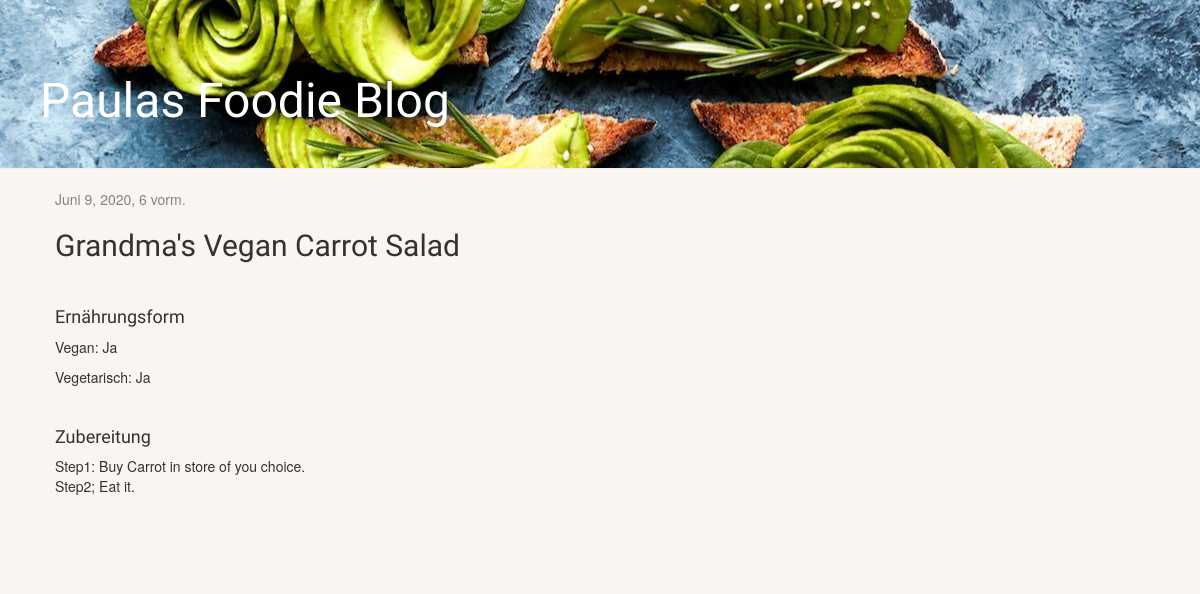
The app's page /recipe/2/ with its own data.
### blog/models.py (models this page shows, shortened)
class Recipe(models.Model):
    author = models.ForeignKey(
        settings.AUTH_USER_MODEL, on_delete=models.CASCADE)
    title = models.CharField(max_length=200)
    is_vegan = models.BooleanField("Vegan", default=False)
    is_veggie = models.BooleanField("Vegetarisch", default=False)
    cuisine_types = (
        ('DEF', ''),
        ('INT', 'Internationale Kueche'),
        ('ASI', 'Asiatische Kueche'),
        ('AFR', 'Afrikanische Kueche'),
        ('EUR', 'Europäische Kueche'),
        ('AME', 'Amerikanische Kueche'),
        ('SUA', 'Suedamerikanische Kueche'),)
    cuisine = models.CharField(
        max_length=30, choices=cuisine_types, default='DEF')
    allergen_types = (
        ("NA", "None"),
        ("nuts", "Nuesse"),
        ("glut", "Gluten"),
        ("lact", "Kuhmilch"),
        ("fish", "Fisch"),
        ("egg", "Huehnereier"),
    )
    contained_allergen = MultiSelectField(choices=allergen_types)
    instruction = models.TextField()
    created_date = models.DateTimeField(default=timezone.now)
    published_date = models.DateTimeField(blank=True, null=True)

### blog/views.py (the view)
# urls.py: path('recipe/<int:pk>/', views.recipe_detail, name='recipe_detail'),
def recipe_detail(request, pk):
    recipe = get_object_or_404(Recipe, pk=pk)
    return render(request, 'blog/recipe_detail.html', {'recipe': recipe})

### blog/templates/blog/recipe_detail.html (shortened to what this page needs)
{% extends 'blog/base.html' %}
{% block content %}
    <div class="recipe">
        {% if recipe.published_date %}
            <div class="date">
                {{ recipe.published_date }}
            </div>
        {% endif %}
        <h2>{{ recipe.title }}</h2><br>
        <h4>Ernährungsform</h4>
        <p>Vegan: {% if recipe.is_vegan %} Ja {% else %} Nein {% endif %}</p>
        <p>Vegetarisch: {% if recipe.is_veggie %} Ja {% else %} Nein {% endif %}</p><br>
        <h4>Zubereitung</h4>
        <p>{{ recipe.instruction|linebreaksbr }}</p>
    </div>
{% endblock %}

### blog/static/css/blog.css (style rules this page uses)
h1, h2 { font-family: 'Lobster', cursive; margin-bottom: 15px; }
h3, h4 { font-family: 'Lobster', cursive; }
.date { color: #828282; }
.recipe { margin-bottom: 70px; }
body { background-color: #faf5f0; }

### records on screen
Recipe: published_date "Juni 9, 2020, 6 vorm.", title "Grandma's Vegan Carrot Salad", instruction "Step1: Buy Carrot in store of you choice. Step2; Eat it."
